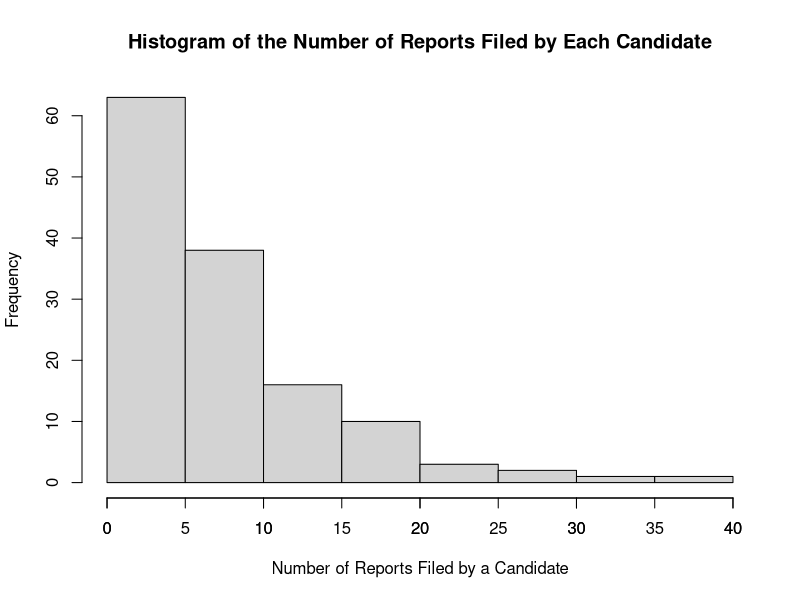
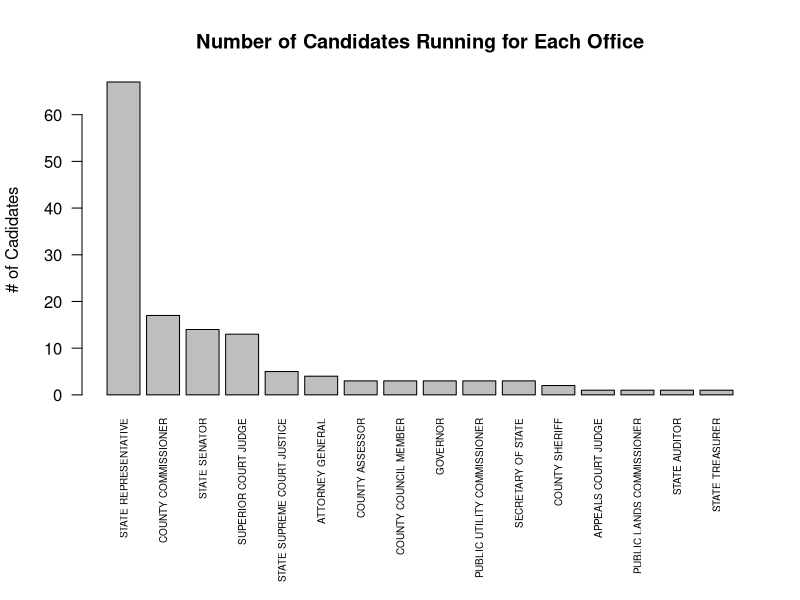
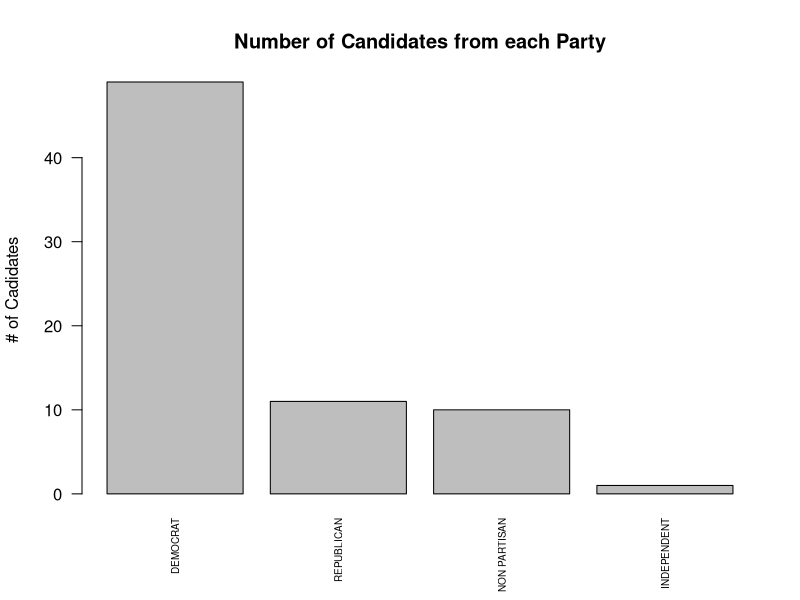
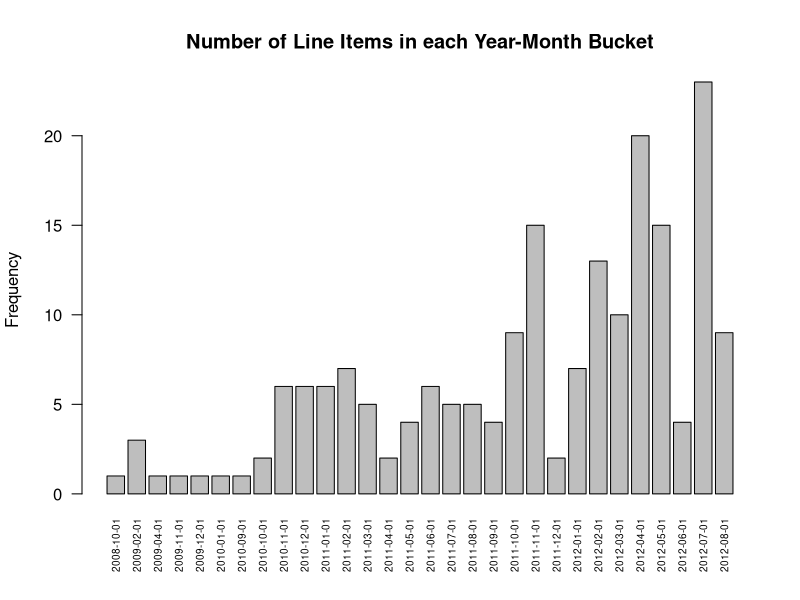
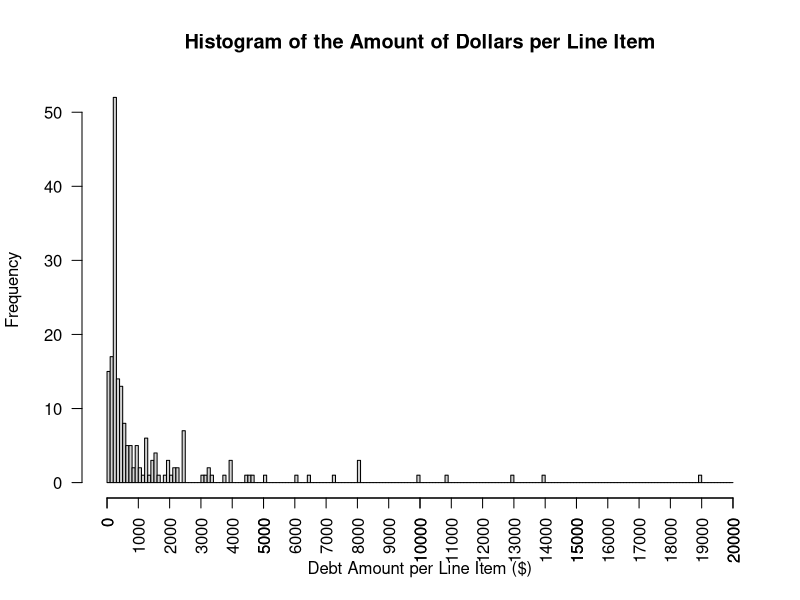
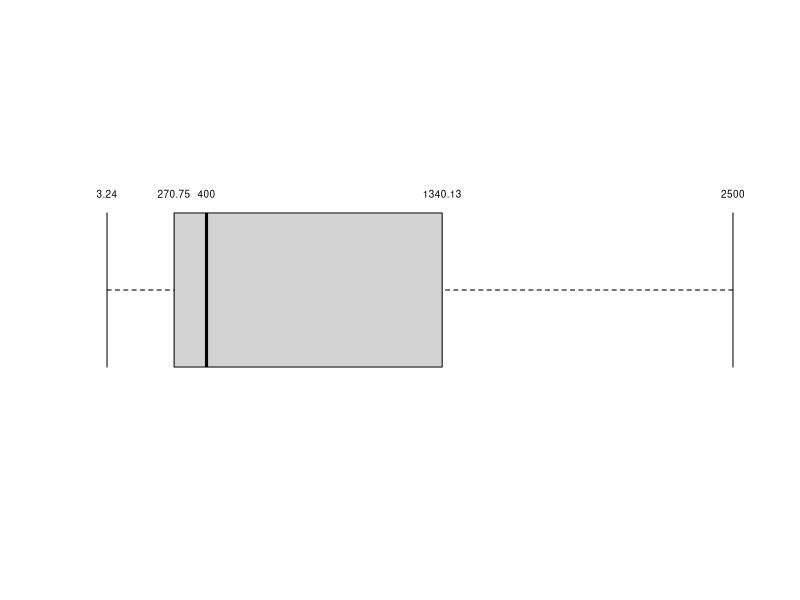
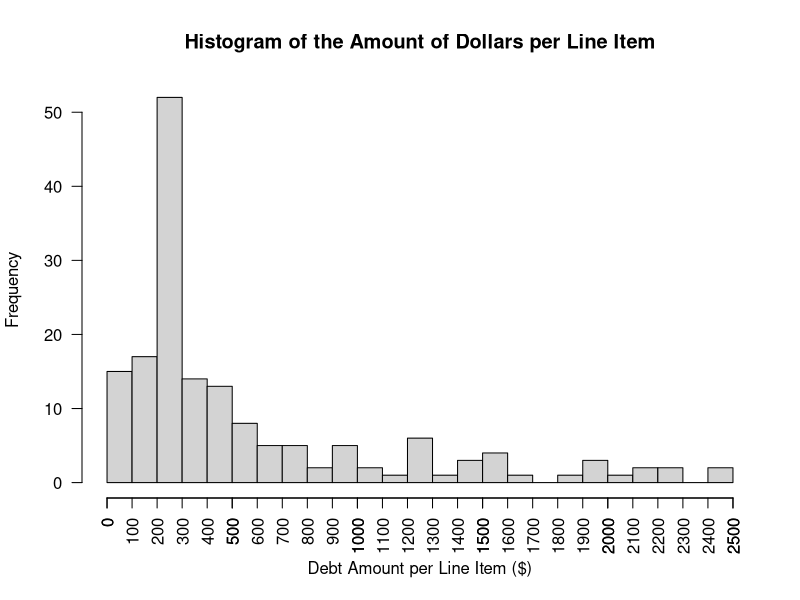
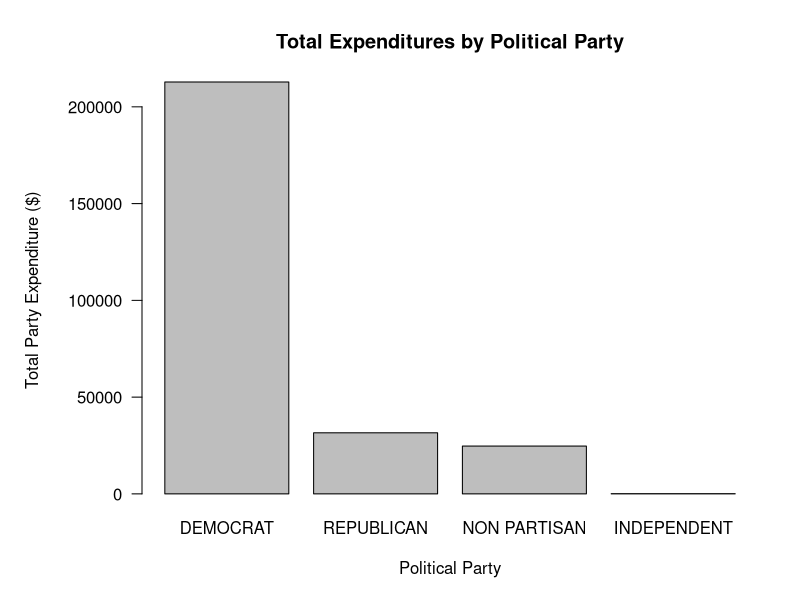

These figures' R source, in order:
## ---- chunk 1
knitr::opts_chunk$set(echo = TRUE, tidy.opts=list(width.cutoff=60),tidy=TRUE)
#opts_chunk$set(tidy.opts=list(width.cutoff=60),tidy=TRUE)
## ---- chunk 2
DebtRaw = read.csv("../dataset/CandidateDebt.csv", na.strings='#N/A')
print(sprintf("Number of columns: %d, Number of rows: %d", ncol(DebtRaw), nrow(DebtRaw)))
## ---- chunk 3
str(DebtRaw[1:4,])
## ---- chunk 4
DebtShifted = DebtRaw
colnames(DebtShifted) <- c(colnames(DebtRaw)[1:9],
                           'DUMMY',
                           colnames(DebtRaw)[10:(ncol(DebtRaw)-1)])
## ---- chunk 5
str(DebtShifted[1:4,])
## ---- chunk 6
t(DebtShifted[1,c('filerid', 'filername', 'office', 'DUMMY', 'legislativedistrict',
                  'party', 'jurisdiction', 'jurisdictiontype')])
## ---- chunk 7
# Split off left table
DebtLeft = DebtShifted[, seq(9)]

# Print out number of rows and columns
print(sprintf("The DebtLeft data set has %d columns and %d rows.",
              ncol(DebtLeft), nrow(DebtLeft)))
## ---- chunk 8
# Split off right table
DebtRight = DebtShifted[, seq(10, ncol(DebtRaw))]

# Rename DUMMY to office
colnames(DebtRight)[[1]] <- "office"

# Keep cases with at least one non-NA entry
DebtRightValid <- DebtRight[rowSums(!is.na(DebtRight)) > 0,]

# Drop duplicates
Debt <- unique(DebtRightValid)

# Print number of rows and columns
print(sprintf("The Debt data set has %d columns and %d rows.", ncol(Debt), nrow(Debt)))
## ---- chunk 9
# Find number of unique reportnumbers
length(unique(DebtLeft$reportnumber))
# Find number of unique cadidate names
length(unique(DebtLeft$filername))
## ---- chunk 10
# Find the number of reports filed by each candidate
RepPerCan <- aggregate(reportnumber ~ filername, DebtLeft, length)
colnames(RepPerCan)[2] <- "NumOfReports"
# Summarize data
summary(RepPerCan$NumOfReports)
## ---- chunk 11
# Show top 5 candidates that filed the most reports
head(RepPerCan[order(RepPerCan$NumOfReports, decreasing = TRUE),],5)
## ---- chunk 12
# How many candidates filed only 1 report?
length(which(RepPerCan$NumOfReports == 1))
## ---- chunk 13
# Show histogram showing distribution of the number of reports filed by each candidate.
hist(RepPerCan$NumOfReports,
     main = "Histogram of the Number of Reports Filed by Each Candidate",
     xlab = "Number of Reports Filed by a Candidate")
axis(1, at = seq(0,40, by = 5))
## ---- chunk 14
# Remove reportnumber and keep unique rows
Office <- unique(DebtLeft[-1])
# Find length of rows.
length(Office$filerid)
## ---- chunk 15
# Show exmaple of duplicate candidate.
Office[Office$filername == "FROCKT DAVID S",]
## ---- chunk 16
# Create Dataframe showing the number of candidates running for each office
OfficePopularity <- aggregate(filername ~ office, Office, length)
colnames(OfficePopularity)[2] <- "N"
OfficePopularity <- OfficePopularity[order(OfficePopularity[,2], decreasing = TRUE),]

# Show barplot of results
op <- par(mar = c(10,4,4,2) + 0.1)
barplot(OfficePopularity$N,
        main = "Number of Candidates Running for Each Office",
        ylab = "# of Cadidates",
      names.arg=OfficePopularity$office, las = 2, cex.names=0.6)
par(op)
## ---- chunk 17
# Only keep Office2, legislativedictrict, position, party,
# jurisdiction and find unique rows
DebtUnique <- unique(Debt[1:5])
# Aggregate a new dataframe to store the number of rows for each party
PartyCount <- aggregate(jurisdiction ~ party, DebtUnique, length)
colnames(PartyCount)[2] <- "N"
PartyCount <- PartyCount[order(PartyCount[,2], decreasing = TRUE),]
# Plot a bar chart showing the number of rows for each party
op <- par(mar = c(5,4,4,2) + 0.1)
barplot(PartyCount$N,
        main = "Number of Candidates from each Party",
        ylab = "# of Cadidates",
        names.arg=PartyCount$party, las = 2, cex.names=0.6)
par(op)
## ---- chunk 18
# Import lubridate to round the dates to the month
library(lubridate)
## ---- chunk 19
# Copy Debt into a temporary df, but convert the debtdate variable into date object
DebtTemp <- Debt
DebtTemp$debtdate <- as.Date(DebtTemp$debtdate, format='%m/%d/%y')
DebtTemp$debtdate <- floor_date(DebtTemp$debtdate, unit = "month")
# Aggregate the data to show the amount of line items are in each month
DateCount <- aggregate(amount ~ debtdate, DebtTemp, length)
colnames(DateCount)[2] <- "N"
op <- par(mar = c(5,4,4,2) + 0.1)

barplot(DateCount$N,
        main = "Number of Line Items in each Year-Month Bucket",
        ylab = "Frequency",
        names.arg=DateCount$debtdate, las = 2, cex.names=0.6)
par(op)
## ---- chunk 20
summary(Debt$amount)
## ---- chunk 21
hist(Debt$amount, breaks = seq(0, 20000, by = 100),
     main = "Histogram of the Amount of Dollars per Line Item",
     xlab = "Debt Amount per Line Item ($)", las = 2)
axis(1, at = seq(0, 20000, by = 1000), las = 2)
## ---- chunk 22
boxplot(Debt$amount, horizontal = TRUE, outline = FALSE, axes = FALSE, staplewex = 1)
text(x = boxplot.stats(Debt$amount)$stats,
     labels = boxplot.stats(Debt$amount)$stats, y=1.25, cex = 0.6)
## ---- chunk 23
filteredAmount <- Debt[(Debt$amount < 2500),]
hist(filteredAmount$amount, breaks = seq(0, 2500, by = 100),
     main = "Histogram of the Amount of Dollars per Line Item",
     xlab = "Debt Amount per Line Item ($)", las = 2)
axis(1, at = seq(0, 2500, by = 100), las = 2)
## ---- chunk 24
# sum amount by party
amountbyparty <-aggregate(Debt['amount'], by=list(party=Debt$party), FUN=sum)
# Rename 
names(amountbyparty)[names(amountbyparty)=="amount"] <- "totalamountbyparty"
# sort the list descending, create pareto
amountbyparty <- amountbyparty[order(amountbyparty$totalamountbyparty, decreasing=TRUE),]
# bar plot tutorial https://www.statmethods.net/graphs/bar.html
par(mar=c(5,7,4,2)+0.1)
barplot(amountbyparty$totalamountbyparty, main="Total Expenditures by Political Party", 
  	xlab="Political Party", ylab="", las=1, names.arg=amountbyparty$party)
mtext("Total Party Expenditure ($)",side=2,line=5)
## ---- chunk 25
# Merge PartyCount into amountbyparty
amountbyparty <- merge(amountbyparty, PartyCount)
amountbyparty$amountpercandidate <- amountbyparty$totalamountbyparty / amountbyparty$N

# sort the list descending, create pareto
amountbyparty <- amountbyparty[order(amountbyparty$amountpercandidate, decreasing=TRUE),]


# bar plot tutorial https://www.statmethods.net/graphs/bar.html
par(mar=c(5,6,4,2)+0.1)
barplot(amountbyparty$amountpercandidate, main="Expenditure per Candidate by Political Party", 
  	xlab="Political Party", ylab="", las=1,
  	names.arg=amountbyparty$party)
mtext("Expenditure per Candidate ($)",side=2,line=4)


## ---- chunk 26
desc_to_coarsedesc = read.csv("../dataset/description_to_coarsedescription.csv", na.strings='#N/A')
# we need to merge coarsedescription into Debt by description
Debt2=merge(Debt,desc_to_coarsedesc[c('description','coarsedescription')])

# Put 0 for position when there is no value
Debt2$position[is.na(Debt2$position)] <- 0
Debt2$legislativedistrict[is.na(Debt2$legislativedistrict)] <- 0

# sum amount by coarsedescription
amountbycoarsedesc <-aggregate(Debt2['amount'], by=list(coarsedescription=Debt2$coarsedescription), FUN=sum)

#format method, which is necessary for formating in a data.frame   
format.money  <- function(x, ...) {
  paste0("$", formatC(as.numeric(x), format="f", digits=2, big.mark=","))
}
class(amountbycoarsedesc$amount) <- c("money",class(amountbycoarsedesc$amount))

# sort the list descending, create pareto
amountbycoarsedesc <- amountbycoarsedesc[order(amountbycoarsedesc$amount, decreasing=TRUE),]
nbars=13
topn=amountbycoarsedesc[1:nbars,]
# bar plot tutorial https://www.statmethods.net/graphs/bar.html
par(mar=c(10,6,3,2)+0.1)
barplot(topn$amount, main="Total Expenditures by Coarse Description",
          	xlab="",
  	names.arg=topn$coarsedescription,
  	cex.names=0.65, las=2)
mtext("Total Expenditure ($)",side=2,line=5)
mtext("Coarse Description",side=1,line=9)


## ---- chunk 27
# get sum of amount by DUMMY
#sumbyoffice <- aggregate(Debt2['amount'],
#by=list(office=Debt2$DUMMY), FUN=sum)

# get sum(amount) and n rows by unique value of DUMMY, legislativedistrict, position, and party,
# jurisdiction, and jurisdictiontype (in case I summarize by that later).
sumbycand <- aggregate(Debt2['amount'],
by=list(office=Debt2$office, legislativedistrict=Debt2$legislativedistrict,
position=Debt2$position, party=Debt2$party, jurisdiction=Debt2$jurisdiction, jurisdictiontype=Debt2$jurisdictiontype), FUN=sum)


# now sum the amounts in sumbycand and count rows by office
sumbyoffice <- aggregate(sumbycand['amount'], by=list(office=sumbycand$office), FUN=sum)
countbyoffice <- aggregate(sumbycand['position'], by=list(office=sumbycand$office),
FUN=length)

# Rename cols
names(sumbyoffice)[names(sumbyoffice)=="amount"] <- "totalamount"
names(countbyoffice)[names(countbyoffice)=="position"] <- "ncandidates"

# merge the sum and count data
amountperjob <- merge(sumbyoffice,countbyoffice)
amountperjob$mean_amount <- amountperjob$totalamount / amountperjob$ncandidates

# sort by mean_amount desc
# sort the list descending, create pareto
amountperjob <- amountperjob[order(amountperjob$mean_amount, decreasing=TRUE),]

# bar plot tutorial https://www.statmethods.net/graphs/bar.html
par(mar=c(12,6,3,2)+0.1)
barplot(amountperjob$mean_amount, main="Expenditure per Candidate by Office", 
  	xlab="",
  	names.arg=amountperjob$office,
  	cex.names=0.75, las=2)
mtext("Expenditure per Candidate ($)",side=2,line=4)
mtext("Office",side=1,line=10)

## ---- chunk 28
# Expenditure amounts by jurisdictiontype
boxplot(amount~jurisdictiontype,data=Debt2,
main="Transaction Dollar Amounts by Jurisdiction Type", 
xlab="Jurisdiction Type", ylab="Amount in Dollars", varwidth=T)
## ---- chunk 29
# Time component
# Copy Debt2 to Debt3
Debt3 <- Debt2
##need plyr package to use ddply
library(plyr)
# Let's make a debtmonth column
library(lubridate)
# Get just the month
Debt3$truedebtdate<-mdy(Debt3$debtdate)
Debt3$debtmonth<-floor_date(Debt3$truedebtdate, unit="month")
# Make str version so it will be a factor
Debt3$debtmonthstr<- as.character(Debt3$debtmonth)
# Create dummy variable, TREASURY
Debt3$Treasury<-ifelse(Debt3$coarsedescription=="TREASURY",1,0)


# Now get sum, count, and mean of amount and mean of Treasury by debtmonthstr
##summarize data. Because R categorized Day as a factor we can go ahead and use this
timestats<- ddply(Debt3,~debtmonthstr,summarise,Sum_amount=sum(amount),
Count_amount = length(amount), Mean_amount = mean(amount),
Mean_Treasury = mean(Treasury))
#Create debtmonth in timestats, as a date (this works but format is not good for graphing)
timestats$debtmonth<- strptime(timestats$debtmonthstr,"%Y-%m-%d")
# sort by it
timestats<- timestats[order(timestats$debtmonth),]

xvector=timestats$debtmonth
yvector=timestats$Sum_amount
yvector2=timestats$Count_amount
yvector3=timestats$Mean_amount
## ---- chunk 30
plot(xvector, yvector,xlab="Month Debt Incurred",
ylab="Sum of Expenditures ($)", main="Sum of Amount")
## ---- chunk 31
plot(xvector, yvector2,xlab="Month Debt Incurred",
ylab="Number of Expenditures ($)", main="Count of Amount")
## ---- chunk 32
plot(xvector, yvector3,xlab="Month Debt Incurred",
ylab="Mean of Expenditures ($)", main="Mean of Amount")
## ---- chunk 33
# Rename "subject" column to "N"
names(amountbyparty)[names(amountbyparty)=="amount"] <- "totalamountbyparty"
#rollup debt2 by coarsedesc and party
expense_by_coarsedesc_by_party <-aggregate(Debt2['amount'], by=list(coarsedescription=Debt2$coarsedescription, party=Debt2$party), FUN=sum)
#merge totalamount into expense_by_coarsedesc_by_party
frac_by_coarsedesc_by_party <- merge(expense_by_coarsedesc_by_party,amountbyparty)
# compute fraction
frac_by_coarsedesc_by_party$fractionofpartytotal <- frac_by_coarsedesc_by_party$amount / frac_by_coarsedesc_by_party$totalamountbyparty
# drop independents
frac_by_coarsedesc_by_party <- frac_by_coarsedesc_by_party[frac_by_coarsedesc_by_party$party != "INDEPENDENT", ]
# get max frac by coarsedescription (across parties)
maxfrac_by_coarsedesc <-aggregate(frac_by_coarsedesc_by_party['fractionofpartytotal'],
                                           by=list(coarsedescription=frac_by_coarsedesc_by_party$coarsedescription), FUN=max)
# Rename "fractionofpartytotal" column to "maxfracofpartytotal"
names(maxfrac_by_coarsedesc)[names(maxfrac_by_coarsedesc)=="fractionofpartytotal"] <- "maxfracofpartytotal"
#merge maxfrac into frac_by_coarsedesc_by_party
frac_by_coarsedesc_by_party2=merge(frac_by_coarsedesc_by_party,maxfrac_by_coarsedesc)
# assign part number to put nonpartisan last
frac_by_coarsedesc_by_party2$partynumber<-ifelse(frac_by_coarsedesc_by_party2$party=="DEMOCRAT",1,
		ifelse(frac_by_coarsedesc_by_party2$party=="REPUBLICAN",2,3
		))
#Now, sort the df by maxfracofpartytotal desc, then by partynumber
frac_by_coarsedesc_by_party2 <- frac_by_coarsedesc_by_party2[order(-frac_by_coarsedesc_by_party2$maxfracofpartytotal,
frac_by_coarsedesc_by_party2$partynumber),]
# get the same coarsedescriptions used in previous graph
topnparty<-frac_by_coarsedesc_by_party2[frac_by_coarsedesc_by_party2$coarsedescription %in% topn$coarsedescription,]
# carecols
caredata=topnparty[c("coarsedescription","party","fractionofpartytotal")]
caredata$coarsedescription <- factor(caredata$coarsedescription)
caredata$party <- factor(caredata$party)
# Order by total spending
jxtab_sum <- xtabs(fractionofpartytotal ~ party + coarsedescription, data=caredata)
jxtab_sum <- jxtab_sum[,order(colSums(jxtab_sum), decreasing = TRUE)]
jxtab_sum_mat <- data.matrix(jxtab_sum)
## ---- chunk 34

mycolors=c("gray25","gray45","gray75")
par(mar=c(12,6,4,2)+0.1)
barplot(jxtab_sum_mat,
        beside = TRUE,
        main = "Fractional Expenditures by Coarse Description, by Party",
        xlab = "",
        ylab = "", cex.names=0.6, las=2, col=mycolors)
legend("topright", rownames(jxtab_sum_mat), cex=0.75, pch=0, pt.cex = 0, fill=mycolors)
mtext("Fraction of Total Party Expenditure ($)",side=2,line=3)
mtext("Coarse Description",side=1,line=10)
## ---- chunk 35

party_jurtype_sum <- aggregate(Debt['amount'],
                                  by=list(party=Debt$party,
                                          jurisdictiontype=Debt$jurisdictiontype),
                                  FUN=sum)

# Order by total spending
xtab_sum <- xtabs(amount ~ jurisdictiontype + party, data=party_jurtype_sum)
xtab_sum <- xtab_sum[,order(colSums(xtab_sum), decreasing = TRUE)]

# Remove INDEPENDENT
xtab_sum <- xtab_sum[,colnames(xtab_sum) != 'INDEPENDENT']

xtab_sum_mat <- data.matrix(xtab_sum)
barplot(xtab_sum_mat,
        beside = TRUE,
        legend.text = rownames(xtab_sum_mat),
        main = "Total party spending across jurisdiction types",
        xlab = "party",
        ylab = "total amount spent")
